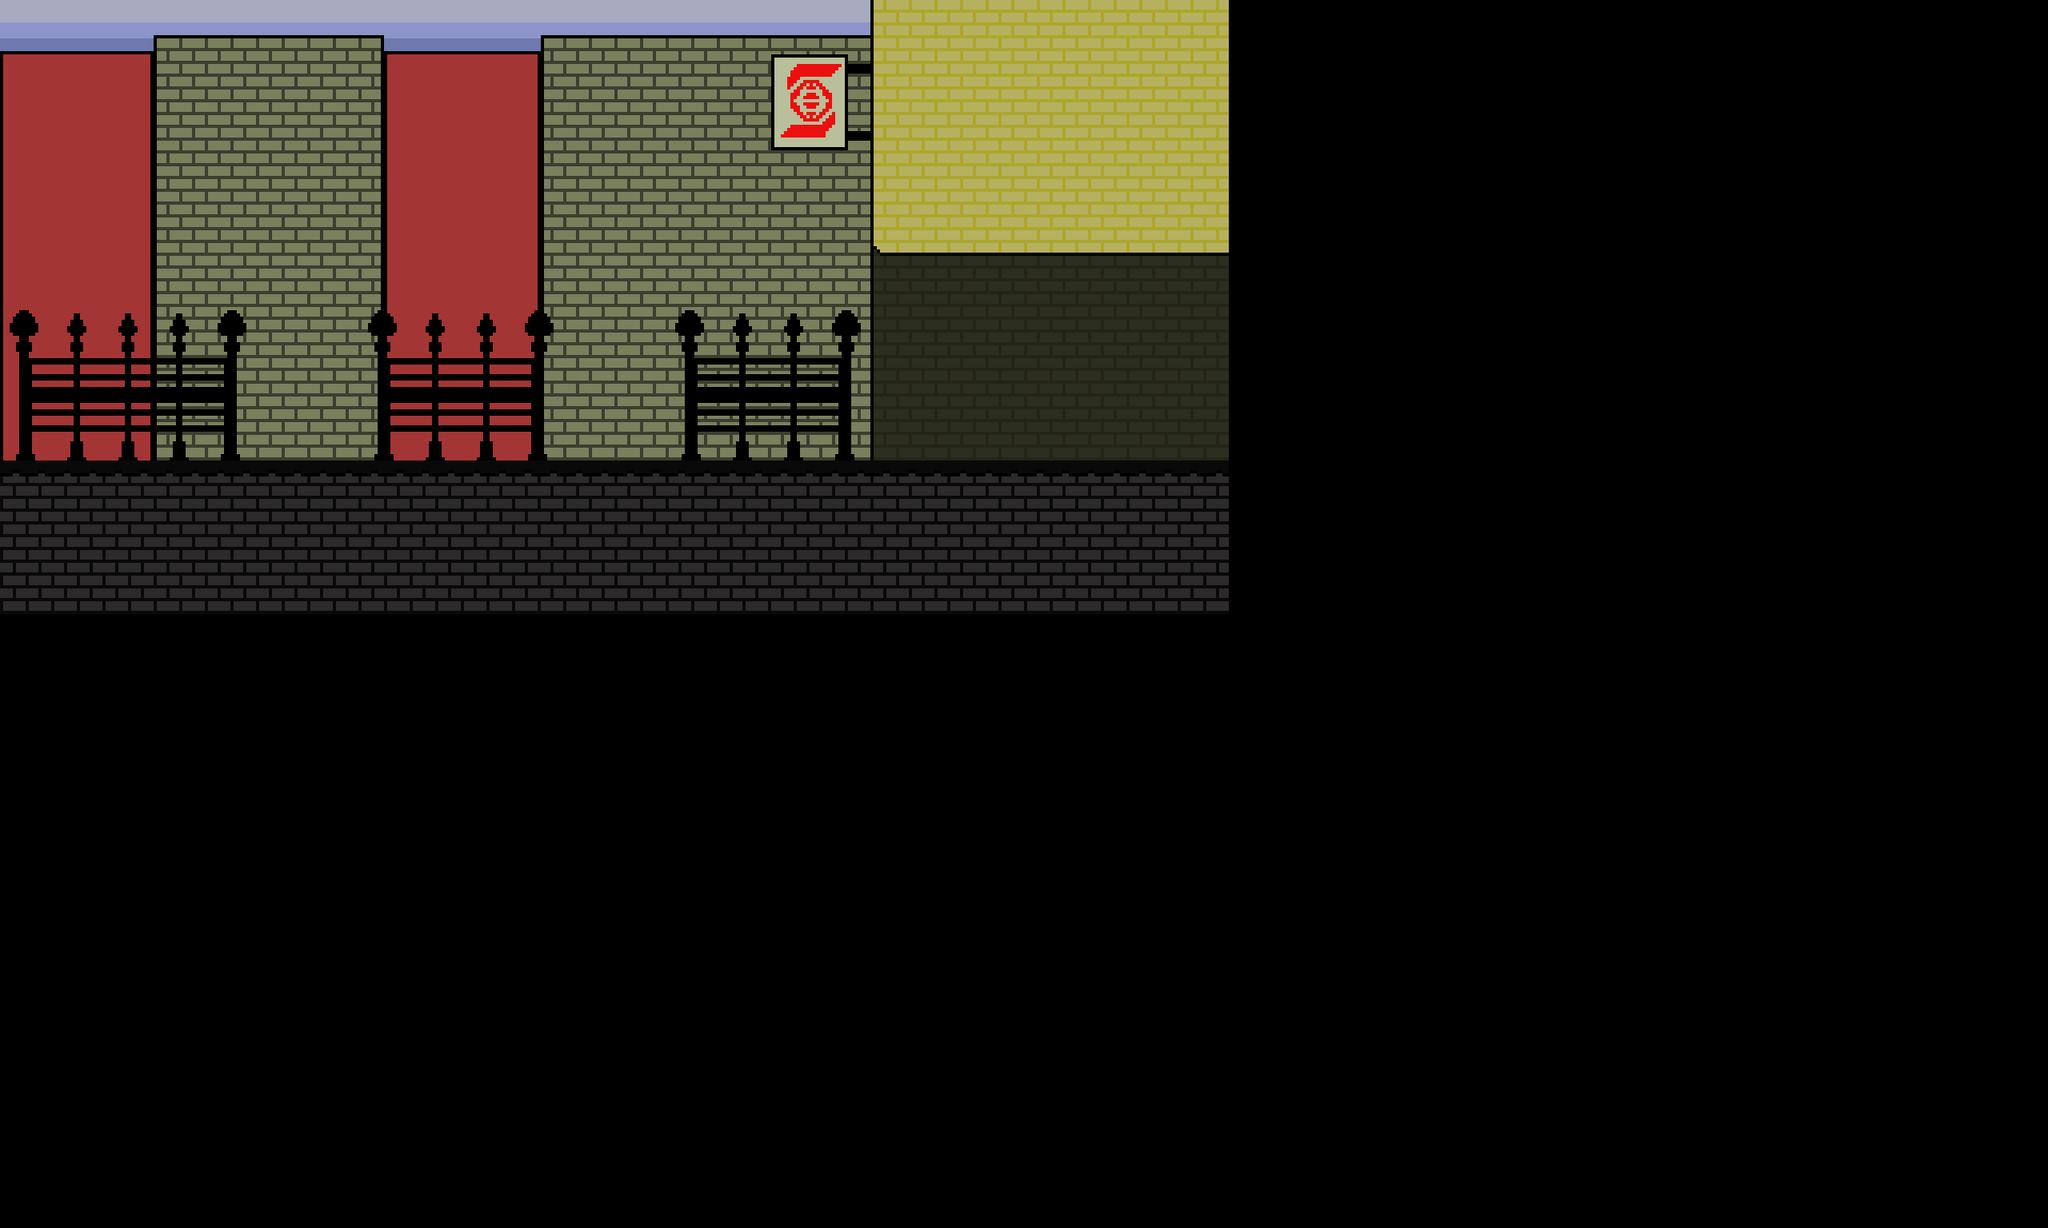

The image is a tile-based game level rendered from a .tmx file. Its description and complete source (layers, tilesets, objects, tile grids) follow:
An orthogonal 40x24 tile map with 64x64 px tiles, 1 tile layer (Tile Layer 1), 2 tilesets and 14 objects (4x Floor, 4x Camera, 2x Start, 2x Player, Door, ...).

<map version="1.2" tiledversion="1.2.0" orientation="orthogonal" renderorder="right-down" width="40" height="24" tilewidth="64" tileheight="64" infinite="0" nextlayerid="4" nextobjectid="29">
 <tileset firstgid="1" source="GameStartScreen.tsx" />
 <tileset firstgid="289" source="Scotiabank stronghold Front.tsx" />
 <layer id="3" name="Tile Layer 1" width="40" height="24">
  <data encoding="csv">
289,290,291,292,293,294,295,296,297,298,299,300,301,302,303,304,305,306,307,308,309,310,311,312,0,0,0,0,0,0,0,0,0,0,0,0,0,0,0,0,
313,314,315,316,317,318,319,320,321,322,323,324,325,326,327,328,329,330,331,332,333,334,335,336,0,0,0,0,0,0,0,0,0,0,0,0,0,0,0,0,
337,338,339,340,341,342,343,344,345,346,347,348,349,350,351,352,353,354,355,356,357,358,359,360,0,0,0,0,0,0,0,0,0,0,0,0,0,0,0,0,
361,362,363,364,365,366,367,368,369,370,371,372,373,374,375,376,377,378,379,380,381,382,383,384,0,0,0,0,0,0,0,0,0,0,0,0,0,0,0,0,
385,386,387,388,389,390,391,392,393,394,395,396,397,398,399,400,401,402,403,404,405,406,407,408,0,0,0,0,0,0,0,0,0,0,0,0,0,0,0,0,
409,410,411,412,413,414,415,416,417,418,419,420,421,422,423,424,425,426,427,428,429,430,431,432,0,0,0,0,0,0,0,0,0,0,0,0,0,0,0,0,
433,434,435,436,437,438,439,440,441,442,443,444,445,446,447,448,449,450,451,452,453,454,455,456,0,0,0,0,0,0,0,0,0,0,0,0,0,0,0,0,
457,458,459,460,461,462,463,464,465,466,467,468,469,470,471,472,473,474,475,476,477,478,479,480,0,0,0,0,0,0,0,0,0,0,0,0,0,0,0,0,
481,482,483,484,485,486,487,488,489,490,491,492,493,494,495,496,497,498,499,500,501,502,503,504,0,0,0,0,0,0,0,0,0,0,0,0,0,0,0,0,
505,506,507,508,509,510,511,512,513,514,515,516,517,518,519,520,521,522,523,524,525,526,527,528,0,0,0,0,0,0,0,0,0,0,0,0,0,0,0,0,
529,530,531,532,533,534,535,536,537,538,539,540,541,542,543,544,545,546,547,548,549,550,551,552,0,0,0,0,0,0,0,0,0,0,0,0,0,0,0,0,
553,554,555,556,557,558,559,560,561,562,563,564,565,566,567,568,569,570,571,572,573,574,575,576,0,0,0,0,0,0,0,0,0,0,0,0,0,0,0,0,
0,0,0,0,0,0,0,0,0,0,0,0,0,0,0,0,0,0,0,0,0,0,0,0,0,0,0,0,0,0,0,0,0,0,0,0,0,0,0,0,
0,0,0,0,0,0,0,0,0,0,0,0,0,0,0,0,0,0,0,0,0,0,0,0,0,0,0,0,0,0,0,0,0,0,0,0,0,0,0,0,
0,0,0,0,0,0,0,0,0,0,0,0,0,0,0,0,0,0,0,0,0,0,0,0,0,0,0,0,0,0,0,0,0,0,0,0,0,0,0,0,
0,0,0,0,0,0,0,0,0,0,0,0,0,0,0,0,0,0,0,0,0,0,0,0,0,0,0,0,0,0,0,0,0,0,0,0,0,0,0,0,
0,0,0,0,0,0,0,0,0,0,0,0,0,0,0,0,0,0,0,0,0,0,0,0,0,0,0,0,0,0,0,0,0,0,0,0,0,0,0,0,
0,0,0,0,0,0,0,0,0,0,0,0,0,0,0,0,0,0,0,0,0,0,0,0,0,0,0,0,0,0,0,0,0,0,0,0,0,0,0,0,
0,0,0,0,0,0,0,0,0,0,0,0,0,0,0,0,0,0,0,0,0,0,0,0,0,0,0,0,0,0,0,0,0,0,0,0,0,0,0,0,
0,0,0,0,0,0,0,0,0,0,0,0,0,0,0,0,0,0,0,0,0,0,0,0,0,0,0,0,0,0,0,0,0,0,0,0,0,0,0,0,
0,0,0,0,0,0,0,0,0,0,0,0,0,0,0,0,0,0,0,0,0,0,0,0,0,0,0,0,0,0,0,0,0,0,0,0,0,0,0,0,
0,0,0,0,0,0,0,0,0,0,0,0,0,0,0,0,0,0,0,0,0,0,0,0,0,0,0,0,0,0,0,0,0,0,0,0,0,0,0,0,
0,0,0,0,0,0,0,0,0,0,0,0,0,0,0,0,0,0,0,0,0,0,0,0,0,0,0,0,0,0,0,0,0,0,0,0,0,0,0,0,
0,0,0,0,0,0,0,0,0,0,0,0,0,0,0,0,0,0,0,0,0,0,0,0,0,0,0,0,0,0,0,0,0,0,0,0,0,0,0,0
</data>
 </layer>
 <objectgroup id="2" name="Object Layer 1">
  <object id="1" name="Floor" x="0" y="576" width="1536" height="192" />
  <object id="2" name="Floor" x="-64" y="0" width="64" height="704" />
  <object id="3" name="Camera" x="-64" y="-64" width="64" height="832">
   <properties>
    <property name="direction" value="4" />
   </properties>
  </object>
  <object id="5" name="Camera" x="0" y="-228" width="1536" height="228">
   <properties>
    <property name="direction" value="1" />
   </properties>
  </object>
  <object id="8" name="Camera" x="1536" y="0" width="64" height="768">
   <properties>
    <property name="direction" value="2" />
   </properties>
  </object>
  <object id="9" name="Camera" x="0" y="768" width="1536" height="64">
   <properties>
    <property name="direction" value="3" />
   </properties>
  </object>
  <object id="10" name="Floor" x="1521" y="0" width="15" height="432">
   <properties>
    <property name="door" value="1" />
   </properties>
  </object>
  <object id="11" name="Door" x="1521" y="432" width="15" height="144">
   <properties>
    <property name="direction" value="right" />
    <property name="open" value="1" />
    <property name="openKeys" value="0" />
    <property name="openTo" value="1" />
   </properties>
  </object>
  <object id="12" name="Start" x="0" y="0" width="64" height="64">
   <properties>
    <property name="direction" value="right" />
   </properties>
  </object>
  <object id="13" name="Player" x="64" y="448" width="64" height="64">
   <properties>
    <property name="direction" value="right" />
   </properties>
  </object>
  <object id="14" name="Player" x="1344" y="448" width="64" height="64">
   <properties>
    <property name="direction" value="left" />
   </properties>
  </object>
  <object id="15" name="Start" x="512" y="0" width="64" height="64">
   <properties>
    <property name="direction" value="left" />
   </properties>
  </object>
  <object id="16" name="Floor" x="1088" y="0" width="448" height="320" />
  <object id="18" name="EndGame" x="320" y="128" width="128" height="448">
   <properties>
    <property name="file" value="none" />
    <property name="neededKeys" value="4" />
   </properties>
  </object>
 </objectgroup>
</map>
